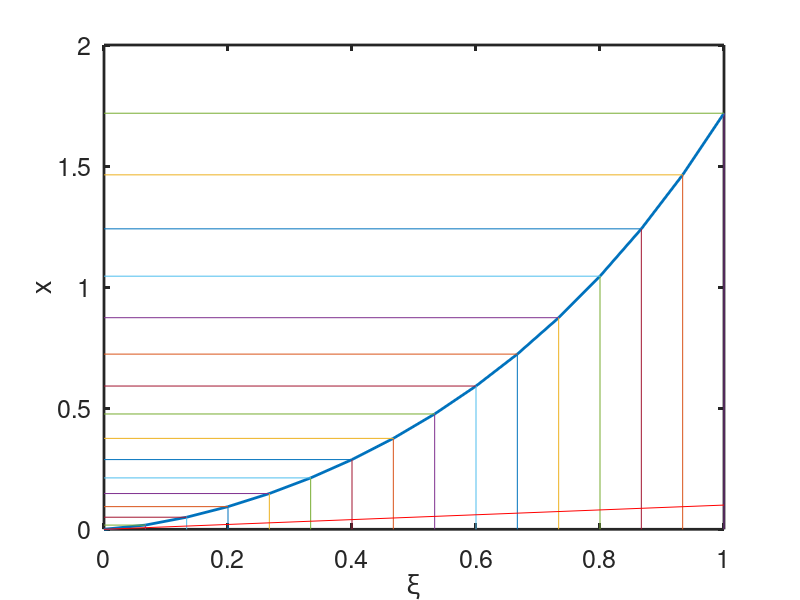

MATLAB code for this plot:
%---------------------------------------------------------------------%
% A program to test 1D grid refinement.
% adapted from page 2 of 
% https://www3.nd.edu/~gtryggva/CFD-Course/2011-Lecture-25.pdf
% rlbarnett c3149416 160119
%---------------------------------------------------------------------%

% sets xmax
L = 0.1; 

% for internal layer calculation
% sign change at xc
xc = L/2.0; 

% "strength": concentrates points either at the centre of the domain (A>0)
% or at the boundaries of the domain (A<0)
A = 2.5;

% root order
ro = 1.2;

% initialise xi parameter array
% spacing in the centre currently is 0.5*dx
smax = 1.0;
smin = 0.0;
% s = smin:2*2.4e-4:smax; 
s = linspace(smin,smax,16);

% length of the x parameter, i.e. the number of points
n = length(s);

% calculate the x values from xi
% x = L*((s).^(ro));
x = exp(s.^1.5) - smax;
% x = L*s+A*(xc-L*s).*s.*(1-s);

% plots x as a funtion of xi
figure(1);
plot(s,x,'LineWidth',2);
hold on

% loop plots the lines along x(xi), visually shows dx sizing effectively
% for ii=1:round(n/50):n
for ii=1:n
    
    plot([s(ii),s(ii)],[0.0, x(ii)]);
    plot([0.0,s(ii)],[x(ii), x(ii)]);
    
end

% plot parameters/labels
xlabel('\xi','Fontsize',18) 
ylabel('x','Fontsize',18)
set(gca,'Box','on'); 
set(gca,'Fontsize',18, 'LineWidth',2)
plot([smin,smax],[0,L],'r')
% text(0.05,L-0.1,['A=',num2str(A),...
% ' x=',num2str(xc)],'Fontsize',18)

hold off;
